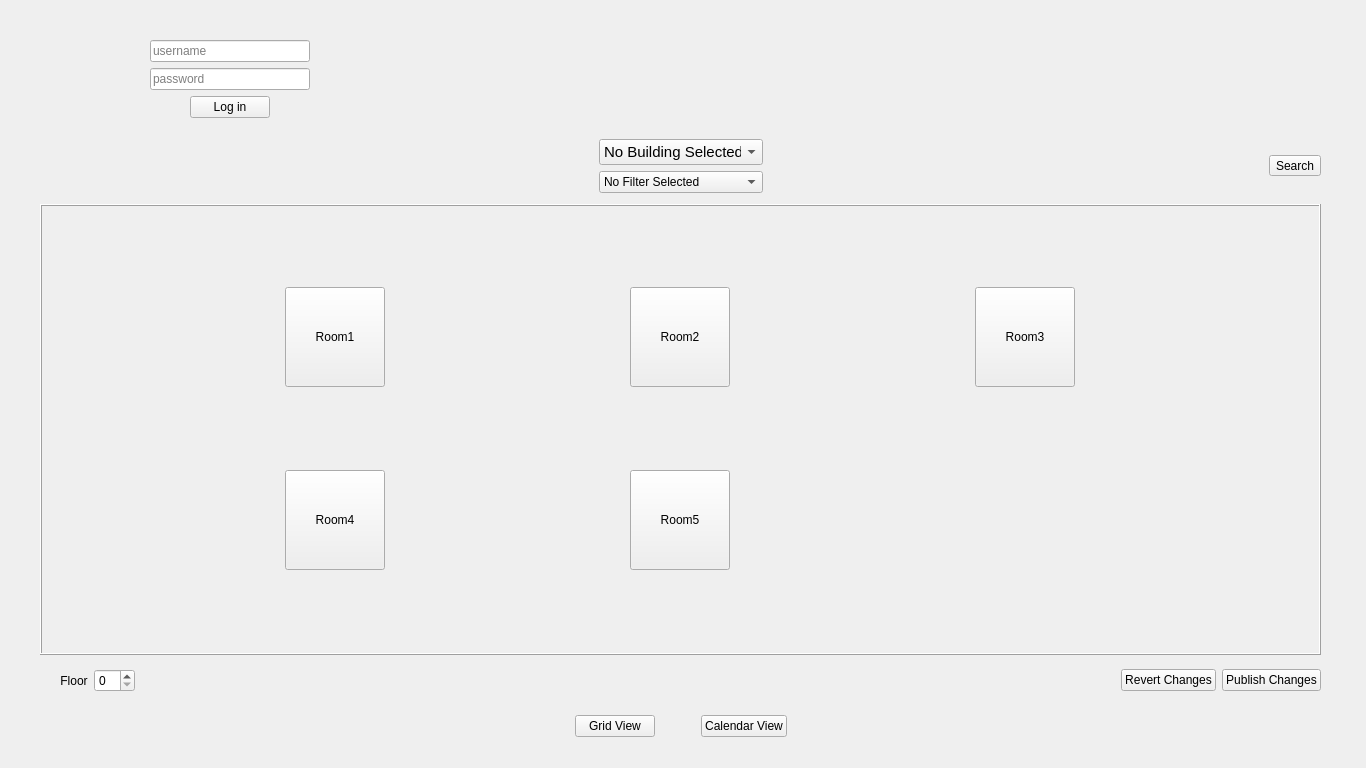
<?xml version="1.0" encoding="UTF-8"?>
<ui version="4.0">
 <class>MainWindow</class>
 <widget class="QMainWindow" name="MainWindow">
  <property name="geometry">
   <rect>
    <x>0</x>
    <y>0</y>
    <width>1366</width>
    <height>768</height>
   </rect>
  </property>
  <property name="sizePolicy">
   <sizepolicy hsizetype="Maximum" vsizetype="Maximum">
    <horstretch>0</horstretch>
    <verstretch>0</verstretch>
   </sizepolicy>
  </property>
  <property name="minimumSize">
   <size>
    <width>1366</width>
    <height>768</height>
   </size>
  </property>
  <property name="maximumSize">
   <size>
    <width>1366</width>
    <height>768</height>
   </size>
  </property>
  <property name="windowTitle">
   <string>MasterPlan</string>
  </property>
  <property name="windowIcon">
   <iconset>
    <normaloff>icons/logo.png</normaloff>icons/logo.png</iconset>
  </property>
  <property name="autoFillBackground">
   <bool>false</bool>
  </property>
  <widget class="QWidget" name="CentralWidget">
   <widget class="QStackedWidget" name="StackedWidgetMain">
    <property name="geometry">
     <rect>
      <x>0</x>
      <y>0</y>
      <width>1366</width>
      <height>768</height>
     </rect>
    </property>
    <property name="acceptDrops">
     <bool>false</bool>
    </property>
    <property name="frameShape">
     <enum>QFrame::NoFrame</enum>
    </property>
    <property name="currentIndex">
     <number>2</number>
    </property>
    <widget class="QWidget" name="HomePage">
     <widget class="QWidget" name="horizontalLayoutWidget">
      <property name="geometry">
       <rect>
        <x>0</x>
        <y>170</y>
        <width>1371</width>
        <height>333</height>
       </rect>
      </property>
      <layout class="QHBoxLayout" name="LayoutHomeHorizontal">
       <item>
        <spacer name="horizontalSpacer_3">
         <property name="orientation">
          <enum>Qt::Horizontal</enum>
         </property>
         <property name="sizeHint" stdset="0">
          <size>
           <width>40</width>
           <height>20</height>
          </size>
         </property>
        </spacer>
       </item>
       <item>
        <layout class="QVBoxLayout" name="LayoutHomeVertical">
         <item>
          <layout class="QHBoxLayout" name="LayoutLogo">
           <item>
            <spacer name="horizontalSpacer_7">
             <property name="orientation">
              <enum>Qt::Horizontal</enum>
             </property>
             <property name="sizeHint" stdset="0">
              <size>
               <width>40</width>
               <height>20</height>
              </size>
             </property>
            </spacer>
           </item>
           <item>
            <widget class="QLabel" name="LabelLogo">
             <property name="sizePolicy">
              <sizepolicy hsizetype="Fixed" vsizetype="Fixed">
               <horstretch>0</horstretch>
               <verstretch>0</verstretch>
              </sizepolicy>
             </property>
             <property name="maximumSize">
              <size>
               <width>200</width>
               <height>200</height>
              </size>
             </property>
             <property name="text">
              <string/>
             </property>
             <property name="pixmap">
              <pixmap>icons/logo.png</pixmap>
             </property>
             <property name="scaledContents">
              <bool>true</bool>
             </property>
            </widget>
           </item>
           <item>
            <spacer name="horizontalSpacer_8">
             <property name="orientation">
              <enum>Qt::Horizontal</enum>
             </property>
             <property name="sizeHint" stdset="0">
              <size>
               <width>40</width>
               <height>20</height>
              </size>
             </property>
            </spacer>
           </item>
          </layout>
         </item>
         <item>
          <widget class="QLabel" name="LabelWelcome">
           <property name="font">
            <font>
             <family>Cambria</family>
             <pointsize>28</pointsize>
             <weight>50</weight>
             <bold>false</bold>
            </font>
           </property>
           <property name="layoutDirection">
            <enum>Qt::LeftToRight</enum>
           </property>
           <property name="frameShape">
            <enum>QFrame::NoFrame</enum>
           </property>
           <property name="text">
            <string>MasterPlan</string>
           </property>
           <property name="alignment">
            <set>Qt::AlignHCenter|Qt::AlignTop</set>
           </property>
          </widget>
         </item>
         <item>
          <layout class="QHBoxLayout" name="LayoutInput">
           <item>
            <spacer name="horizontalSpacer_9">
             <property name="orientation">
              <enum>Qt::Horizontal</enum>
             </property>
             <property name="sizeHint" stdset="0">
              <size>
               <width>40</width>
               <height>20</height>
              </size>
             </property>
            </spacer>
           </item>
           <item>
            <layout class="QVBoxLayout" name="verticalLayout">
             <item>
              <spacer name="verticalSpacer_2">
               <property name="orientation">
                <enum>Qt::Vertical</enum>
               </property>
               <property name="sizeHint" stdset="0">
                <size>
                 <width>20</width>
                 <height>40</height>
                </size>
               </property>
              </spacer>
             </item>
             <item>
              <widget class="QLineEdit" name="LineOrg">
               <property name="sizePolicy">
                <sizepolicy hsizetype="Fixed" vsizetype="Fixed">
                 <horstretch>0</horstretch>
                 <verstretch>0</verstretch>
                </sizepolicy>
               </property>
               <property name="minimumSize">
                <size>
                 <width>200</width>
                 <height>25</height>
                </size>
               </property>
               <property name="placeholderText">
                <string>Enter organization</string>
               </property>
              </widget>
             </item>
             <item>
              <spacer name="verticalSpacer">
               <property name="orientation">
                <enum>Qt::Vertical</enum>
               </property>
               <property name="sizeHint" stdset="0">
                <size>
                 <width>20</width>
                 <height>40</height>
                </size>
               </property>
              </spacer>
             </item>
             <item>
              <layout class="QHBoxLayout" name="horizontalLayout">
               <item>
                <spacer name="horizontalSpacer_16">
                 <property name="orientation">
                  <enum>Qt::Horizontal</enum>
                 </property>
                 <property name="sizeHint" stdset="0">
                  <size>
                   <width>40</width>
                   <height>20</height>
                  </size>
                 </property>
                </spacer>
               </item>
               <item>
                <widget class="QPushButton" name="ButtonGo">
                 <property name="enabled">
                  <bool>true</bool>
                 </property>
                 <property name="text">
                  <string>Go</string>
                 </property>
                 <property name="checkable">
                  <bool>false</bool>
                 </property>
                </widget>
               </item>
               <item>
                <spacer name="horizontalSpacer_18">
                 <property name="orientation">
                  <enum>Qt::Horizontal</enum>
                 </property>
                 <property name="sizeHint" stdset="0">
                  <size>
                   <width>40</width>
                   <height>20</height>
                  </size>
                 </property>
                </spacer>
               </item>
              </layout>
             </item>
            </layout>
           </item>
           <item>
            <spacer name="horizontalSpacer_10">
             <property name="orientation">
              <enum>Qt::Horizontal</enum>
             </property>
             <property name="sizeHint" stdset="0">
              <size>
               <width>40</width>
               <height>20</height>
              </size>
             </property>
            </spacer>
           </item>
          </layout>
         </item>
        </layout>
       </item>
       <item>
        <spacer name="horizontalSpacer_4">
         <property name="orientation">
          <enum>Qt::Horizontal</enum>
         </property>
         <property name="sizeHint" stdset="0">
          <size>
           <width>40</width>
           <height>20</height>
          </size>
         </property>
        </spacer>
       </item>
      </layout>
     </widget>
    </widget>
    <widget class="QWidget" name="ErrorPage">
     <widget class="QLabel" name="LabelError">
      <property name="geometry">
       <rect>
        <x>450</x>
        <y>330</y>
        <width>481</width>
        <height>91</height>
       </rect>
      </property>
      <property name="font">
       <font>
        <pointsize>20</pointsize>
       </font>
      </property>
      <property name="text">
       <string>Sorry, there is no such organization. :(</string>
      </property>
     </widget>
     <widget class="QPushButton" name="ButtonGoBack">
      <property name="geometry">
       <rect>
        <x>630</x>
        <y>410</y>
        <width>75</width>
        <height>23</height>
       </rect>
      </property>
      <property name="text">
       <string>Go back</string>
      </property>
      <property name="checkable">
       <bool>false</bool>
      </property>
     </widget>
    </widget>
    <widget class="QWidget" name="UserPage">
     <widget class="QStackedWidget" name="StackedWidgetUserTypes">
      <property name="geometry">
       <rect>
        <x>150</x>
        <y>20</y>
        <width>231</width>
        <height>111</height>
       </rect>
      </property>
      <widget class="QWidget" name="GuestPage">
       <widget class="QWidget" name="verticalLayoutWidget_2">
        <property name="geometry">
         <rect>
          <x>0</x>
          <y>20</y>
          <width>201</width>
          <height>91</height>
         </rect>
        </property>
        <layout class="QVBoxLayout" name="LayoutLogIn">
         <property name="sizeConstraint">
          <enum>QLayout::SetFixedSize</enum>
         </property>
         <item>
          <widget class="QLineEdit" name="LineUser">
           <property name="inputMethodHints">
            <set>Qt::ImhHiddenText</set>
           </property>
           <property name="placeholderText">
            <string>username</string>
           </property>
          </widget>
         </item>
         <item>
          <widget class="QLineEdit" name="LinePass">
           <property name="echoMode">
            <enum>QLineEdit::Password</enum>
           </property>
           <property name="placeholderText">
            <string>password</string>
           </property>
          </widget>
         </item>
         <item>
          <layout class="QHBoxLayout" name="LayoutButton">
           <item>
            <spacer name="horizontalSpacer_11">
             <property name="orientation">
              <enum>Qt::Horizontal</enum>
             </property>
             <property name="sizeHint" stdset="0">
              <size>
               <width>40</width>
               <height>20</height>
              </size>
             </property>
            </spacer>
           </item>
           <item>
            <widget class="QPushButton" name="ButtonLogIn">
             <property name="text">
              <string>Log in</string>
             </property>
             <property name="checkable">
              <bool>false</bool>
             </property>
            </widget>
           </item>
           <item>
            <spacer name="horizontalSpacer_12">
             <property name="orientation">
              <enum>Qt::Horizontal</enum>
             </property>
             <property name="sizeHint" stdset="0">
              <size>
               <width>40</width>
               <height>20</height>
              </size>
             </property>
            </spacer>
           </item>
          </layout>
         </item>
        </layout>
       </widget>
      </widget>
      <widget class="QWidget" name="LoggedUserPage">
       <widget class="QWidget" name="verticalLayoutWidget">
        <property name="geometry">
         <rect>
          <x>0</x>
          <y>0</y>
          <width>210</width>
          <height>54</height>
         </rect>
        </property>
        <layout class="QVBoxLayout" name="LayoutLoggedIn">
         <item>
          <layout class="QHBoxLayout" name="LayoutWelcomeUser">
           <item>
            <widget class="QLabel" name="LabelWelcomeUser">
             <property name="font">
              <font>
               <pointsize>12</pointsize>
              </font>
             </property>
             <property name="text">
              <string>Welcome,</string>
             </property>
            </widget>
           </item>
           <item>
            <widget class="QLabel" name="LabelLoggedUser">
             <property name="sizePolicy">
              <sizepolicy hsizetype="Expanding" vsizetype="Preferred">
               <horstretch>0</horstretch>
               <verstretch>0</verstretch>
              </sizepolicy>
             </property>
             <property name="font">
              <font>
               <pointsize>12</pointsize>
              </font>
             </property>
             <property name="styleSheet">
              <string notr="true">color : rgb(5, 76, 181)</string>
             </property>
             <property name="text">
              <string>&lt;user name&gt;</string>
             </property>
            </widget>
           </item>
          </layout>
         </item>
         <item>
          <layout class="QHBoxLayout" name="LayoutLogOut">
           <item>
            <widget class="QPushButton" name="ButtonLogOut">
             <property name="minimumSize">
              <size>
               <width>90</width>
               <height>0</height>
              </size>
             </property>
             <property name="maximumSize">
              <size>
               <width>90</width>
               <height>16777215</height>
              </size>
             </property>
             <property name="text">
              <string>Log out</string>
             </property>
             <property name="checkable">
              <bool>false</bool>
             </property>
            </widget>
           </item>
           <item>
            <spacer name="horizontalSpacer_2">
             <property name="orientation">
              <enum>Qt::Horizontal</enum>
             </property>
             <property name="sizeHint" stdset="0">
              <size>
               <width>40</width>
               <height>20</height>
              </size>
             </property>
            </spacer>
           </item>
          </layout>
         </item>
        </layout>
       </widget>
       <widget class="QToolButton" name="ButtonMessages">
        <property name="geometry">
         <rect>
          <x>0</x>
          <y>60</y>
          <width>41</width>
          <height>41</height>
         </rect>
        </property>
        <property name="text">
         <string>Messages</string>
        </property>
        <property name="icon">
         <iconset>
          <normaloff>icons/message.png</normaloff>icons/message.png</iconset>
        </property>
        <property name="iconSize">
         <size>
          <width>30</width>
          <height>30</height>
         </size>
        </property>
        <property name="checkable">
         <bool>false</bool>
        </property>
       </widget>
       <widget class="QToolButton" name="ButtonEdit">
        <property name="geometry">
         <rect>
          <x>50</x>
          <y>60</y>
          <width>41</width>
          <height>41</height>
         </rect>
        </property>
        <property name="text">
         <string>Search</string>
        </property>
        <property name="icon">
         <iconset>
          <normaloff>icons/edit.png</normaloff>icons/edit.png</iconset>
        </property>
        <property name="iconSize">
         <size>
          <width>30</width>
          <height>30</height>
         </size>
        </property>
        <property name="checkable">
         <bool>false</bool>
        </property>
       </widget>
      </widget>
     </widget>
     <widget class="QLabel" name="LabelLogo_2">
      <property name="geometry">
       <rect>
        <x>30</x>
        <y>20</y>
        <width>111</width>
        <height>111</height>
       </rect>
      </property>
      <property name="sizePolicy">
       <sizepolicy hsizetype="Fixed" vsizetype="Fixed">
        <horstretch>0</horstretch>
        <verstretch>0</verstretch>
       </sizepolicy>
      </property>
      <property name="maximumSize">
       <size>
        <width>200</width>
        <height>200</height>
       </size>
      </property>
      <property name="text">
       <string/>
      </property>
      <property name="pixmap">
       <pixmap>icons/logo.png</pixmap>
      </property>
      <property name="scaledContents">
       <bool>true</bool>
      </property>
     </widget>
     <widget class="QWidget" name="formLayoutWidget">
      <property name="geometry">
       <rect>
        <x>40</x>
        <y>134</y>
        <width>1281</width>
        <height>611</height>
       </rect>
      </property>
      <layout class="QGridLayout" name="LayoutMainView">
       <item row="3" column="0">
        <layout class="QHBoxLayout" name="LayoutSelectView">
         <property name="sizeConstraint">
          <enum>QLayout::SetFixedSize</enum>
         </property>
         <item>
          <spacer name="horizontalSpacer_13">
           <property name="orientation">
            <enum>Qt::Horizontal</enum>
           </property>
           <property name="sizeHint" stdset="0">
            <size>
             <width>40</width>
             <height>20</height>
            </size>
           </property>
          </spacer>
         </item>
         <item>
          <layout class="QHBoxLayout" name="LayoutButtons">
           <property name="sizeConstraint">
            <enum>QLayout::SetFixedSize</enum>
           </property>
           <item>
            <widget class="QPushButton" name="ButtonGrid">
             <property name="text">
              <string>Grid View</string>
             </property>
             <property name="checkable">
              <bool>true</bool>
             </property>
             <property name="checked">
              <bool>false</bool>
             </property>
             <property name="autoExclusive">
              <bool>true</bool>
             </property>
            </widget>
           </item>
           <item>
            <spacer name="horizontalSpacer">
             <property name="orientation">
              <enum>Qt::Horizontal</enum>
             </property>
             <property name="sizeType">
              <enum>QSizePolicy::Fixed</enum>
             </property>
             <property name="sizeHint" stdset="0">
              <size>
               <width>40</width>
               <height>20</height>
              </size>
             </property>
            </spacer>
           </item>
           <item>
            <widget class="QPushButton" name="ButtonCalendar">
             <property name="text">
              <string>Calendar View</string>
             </property>
             <property name="checkable">
              <bool>true</bool>
             </property>
             <property name="autoExclusive">
              <bool>true</bool>
             </property>
            </widget>
           </item>
          </layout>
         </item>
         <item>
          <spacer name="horizontalSpacer_14">
           <property name="orientation">
            <enum>Qt::Horizontal</enum>
           </property>
           <property name="sizeHint" stdset="0">
            <size>
             <width>40</width>
             <height>20</height>
            </size>
           </property>
          </spacer>
         </item>
        </layout>
       </item>
       <item row="2" column="0">
        <widget class="QStackedWidget" name="MainView">
         <property name="sizePolicy">
          <sizepolicy hsizetype="Preferred" vsizetype="Preferred">
           <horstretch>0</horstretch>
           <verstretch>0</verstretch>
          </sizepolicy>
         </property>
         <property name="minimumSize">
          <size>
           <width>500</width>
           <height>500</height>
          </size>
         </property>
         <property name="maximumSize">
          <size>
           <width>2000</width>
           <height>500</height>
          </size>
         </property>
         <property name="frameShape">
          <enum>QFrame::NoFrame</enum>
         </property>
         <widget class="QWidget" name="GridView">
          <widget class="QWidget" name="horizontalLayoutWidget_5">
           <property name="geometry">
            <rect>
             <x>0</x>
             <y>456</y>
             <width>1281</width>
             <height>41</height>
            </rect>
           </property>
           <layout class="QHBoxLayout" name="LayoutGridToolbar">
            <item>
             <spacer name="horizontalSpacer_19">
              <property name="orientation">
               <enum>Qt::Horizontal</enum>
              </property>
              <property name="sizeType">
               <enum>QSizePolicy::Fixed</enum>
              </property>
              <property name="sizeHint" stdset="0">
               <size>
                <width>20</width>
                <height>20</height>
               </size>
              </property>
             </spacer>
            </item>
            <item>
             <widget class="QLabel" name="LabelFloor">
              <property name="minimumSize">
               <size>
                <width>0</width>
                <height>25</height>
               </size>
              </property>
              <property name="maximumSize">
               <size>
                <width>16777215</width>
                <height>25</height>
               </size>
              </property>
              <property name="text">
               <string>Floor</string>
              </property>
              <property name="alignment">
               <set>Qt::AlignCenter</set>
              </property>
             </widget>
            </item>
            <item>
             <widget class="QSpinBox" name="SpinBoxFloor"/>
            </item>
            <item>
             <spacer name="horizontalSpacer_15">
              <property name="orientation">
               <enum>Qt::Horizontal</enum>
              </property>
              <property name="sizeType">
               <enum>QSizePolicy::Expanding</enum>
              </property>
              <property name="sizeHint" stdset="0">
               <size>
                <width>243</width>
                <height>18</height>
               </size>
              </property>
             </spacer>
            </item>
            <item>
             <widget class="QPushButton" name="ButtonGridRevert">
              <property name="text">
               <string>Revert Changes</string>
              </property>
              <property name="checkable">
               <bool>false</bool>
              </property>
              <property name="autoRepeat">
               <bool>false</bool>
              </property>
             </widget>
            </item>
            <item>
             <widget class="QPushButton" name="ButtonGridPublish">
              <property name="text">
               <string>Publish Changes</string>
              </property>
              <property name="checkable">
               <bool>false</bool>
              </property>
             </widget>
            </item>
           </layout>
          </widget>
          <widget class="QFrame" name="FrameGrid">
           <property name="geometry">
            <rect>
             <x>0</x>
             <y>0</y>
             <width>1281</width>
             <height>451</height>
            </rect>
           </property>
           <property name="styleSheet">
            <string notr="true"/>
           </property>
           <property name="frameShape">
            <enum>QFrame::Box</enum>
           </property>
           <property name="frameShadow">
            <enum>QFrame::Raised</enum>
           </property>
           <widget class="QWidget" name="gridLayoutWidget">
            <property name="geometry">
             <rect>
              <x>0</x>
              <y>0</y>
              <width>1281</width>
              <height>451</height>
             </rect>
            </property>
            <layout class="QGridLayout" name="Grid">
             <property name="spacing">
              <number>0</number>
             </property>
             <item row="0" column="0">
              <widget class="QPushButton" name="pushButton">
               <property name="sizePolicy">
                <sizepolicy hsizetype="Fixed" vsizetype="Fixed">
                 <horstretch>0</horstretch>
                 <verstretch>0</verstretch>
                </sizepolicy>
               </property>
               <property name="minimumSize">
                <size>
                 <width>100</width>
                 <height>100</height>
                </size>
               </property>
               <property name="maximumSize">
                <size>
                 <width>100</width>
                 <height>100</height>
                </size>
               </property>
               <property name="text">
                <string>Room1</string>
               </property>
              </widget>
             </item>
             <item row="0" column="2">
              <widget class="QPushButton" name="pushButton_3">
               <property name="sizePolicy">
                <sizepolicy hsizetype="Fixed" vsizetype="Fixed">
                 <horstretch>0</horstretch>
                 <verstretch>0</verstretch>
                </sizepolicy>
               </property>
               <property name="minimumSize">
                <size>
                 <width>100</width>
                 <height>100</height>
                </size>
               </property>
               <property name="maximumSize">
                <size>
                 <width>100</width>
                 <height>100</height>
                </size>
               </property>
               <property name="text">
                <string>Room3</string>
               </property>
              </widget>
             </item>
             <item row="0" column="1">
              <widget class="QPushButton" name="pushButton_2">
               <property name="sizePolicy">
                <sizepolicy hsizetype="Fixed" vsizetype="Fixed">
                 <horstretch>0</horstretch>
                 <verstretch>0</verstretch>
                </sizepolicy>
               </property>
               <property name="minimumSize">
                <size>
                 <width>100</width>
                 <height>100</height>
                </size>
               </property>
               <property name="maximumSize">
                <size>
                 <width>100</width>
                 <height>100</height>
                </size>
               </property>
               <property name="text">
                <string>Room2</string>
               </property>
              </widget>
             </item>
             <item row="1" column="0">
              <widget class="QPushButton" name="pushButton_4">
               <property name="sizePolicy">
                <sizepolicy hsizetype="Fixed" vsizetype="Fixed">
                 <horstretch>0</horstretch>
                 <verstretch>0</verstretch>
                </sizepolicy>
               </property>
               <property name="minimumSize">
                <size>
                 <width>100</width>
                 <height>100</height>
                </size>
               </property>
               <property name="maximumSize">
                <size>
                 <width>100</width>
                 <height>100</height>
                </size>
               </property>
               <property name="text">
                <string>Room4</string>
               </property>
              </widget>
             </item>
             <item row="1" column="1">
              <widget class="QPushButton" name="pushButton_5">
               <property name="sizePolicy">
                <sizepolicy hsizetype="Fixed" vsizetype="Fixed">
                 <horstretch>0</horstretch>
                 <verstretch>0</verstretch>
                </sizepolicy>
               </property>
               <property name="minimumSize">
                <size>
                 <width>100</width>
                 <height>100</height>
                </size>
               </property>
               <property name="maximumSize">
                <size>
                 <width>100</width>
                 <height>100</height>
                </size>
               </property>
               <property name="text">
                <string>Room5</string>
               </property>
              </widget>
             </item>
            </layout>
           </widget>
          </widget>
         </widget>
         <widget class="QWidget" name="CalendarView">
          <widget class="QWidget" name="horizontalLayoutWidget_6">
           <property name="geometry">
            <rect>
             <x>0</x>
             <y>456</y>
             <width>1281</width>
             <height>41</height>
            </rect>
           </property>
           <layout class="QHBoxLayout" name="LayoutCalToolbar">
            <item>
             <spacer name="horizontalSpacer_17">
              <property name="orientation">
               <enum>Qt::Horizontal</enum>
              </property>
              <property name="sizeType">
               <enum>QSizePolicy::Expanding</enum>
              </property>
              <property name="sizeHint" stdset="0">
               <size>
                <width>243</width>
                <height>18</height>
               </size>
              </property>
             </spacer>
            </item>
            <item>
             <widget class="QPushButton" name="ButtonCalPublish">
              <property name="text">
               <string>Publish Changes</string>
              </property>
              <property name="checkable">
               <bool>false</bool>
              </property>
              <property name="checked">
               <bool>false</bool>
              </property>
              <property name="autoRepeat">
               <bool>false</bool>
              </property>
             </widget>
            </item>
            <item>
             <widget class="QPushButton" name="ButtonCalRevert">
              <property name="text">
               <string>Revert Changes</string>
              </property>
              <property name="checkable">
               <bool>false</bool>
              </property>
             </widget>
            </item>
            <item>
             <widget class="QToolButton" name="ButtonDownload">
              <property name="sizePolicy">
               <sizepolicy hsizetype="Fixed" vsizetype="Fixed">
                <horstretch>41</horstretch>
                <verstretch>41</verstretch>
               </sizepolicy>
              </property>
              <property name="text">
               <string>...</string>
              </property>
              <property name="icon">
               <iconset>
                <normaloff>icons/download.png</normaloff>icons/download.png</iconset>
              </property>
              <property name="iconSize">
               <size>
                <width>30</width>
                <height>30</height>
               </size>
              </property>
              <property name="checkable">
               <bool>true</bool>
              </property>
             </widget>
            </item>
           </layout>
          </widget>
          <widget class="QFrame" name="FrameCalendar">
           <property name="geometry">
            <rect>
             <x>0</x>
             <y>0</y>
             <width>1281</width>
             <height>451</height>
            </rect>
           </property>
           <property name="styleSheet">
            <string notr="true"/>
           </property>
           <property name="frameShape">
            <enum>QFrame::Box</enum>
           </property>
           <property name="frameShadow">
            <enum>QFrame::Raised</enum>
           </property>
           <widget class="QWidget" name="horizontalLayoutWidget_7">
            <property name="geometry">
             <rect>
              <x>10</x>
              <y>10</y>
              <width>1261</width>
              <height>431</height>
             </rect>
            </property>
            <layout class="QHBoxLayout" name="LayoutCalendar">
             <item>
              <widget class="QCalendarWidget" name="Calendar">
               <property name="locale">
                <locale language="English" country="UnitedStates"/>
               </property>
               <property name="maximumDate">
                <date>
                 <year>9999</year>
                 <month>12</month>
                 <day>30</day>
                </date>
               </property>
               <property name="gridVisible">
                <bool>false</bool>
               </property>
              </widget>
             </item>
             <item>
              <widget class="QListWidget" name="ListWidgetEvents">
               <property name="sizePolicy">
                <sizepolicy hsizetype="Fixed" vsizetype="Expanding">
                 <horstretch>0</horstretch>
                 <verstretch>0</verstretch>
                </sizepolicy>
               </property>
               <property name="minimumSize">
                <size>
                 <width>300</width>
                 <height>0</height>
                </size>
               </property>
               <property name="maximumSize">
                <size>
                 <width>300</width>
                 <height>16777215</height>
                </size>
               </property>
               <property name="font">
                <font>
                 <kerning>true</kerning>
                </font>
               </property>
               <property name="frameShape">
                <enum>QFrame::NoFrame</enum>
               </property>
               <property name="alternatingRowColors">
                <bool>true</bool>
               </property>
               <item>
                <property name="text">
                 <string>Event 1 today</string>
                </property>
               </item>
               <item>
                <property name="text">
                 <string>Event 2 today</string>
                </property>
               </item>
              </widget>
             </item>
            </layout>
           </widget>
          </widget>
         </widget>
        </widget>
       </item>
       <item row="1" column="0">
        <layout class="QHBoxLayout" name="LayoutToolbar">
         <item>
          <spacer name="horizontalSpacer_5">
           <property name="orientation">
            <enum>Qt::Horizontal</enum>
           </property>
           <property name="sizeHint" stdset="0">
            <size>
             <width>40</width>
             <height>20</height>
            </size>
           </property>
          </spacer>
         </item>
         <item>
          <layout class="QVBoxLayout" name="LayoutComboBoxVertical">
           <item>
            <widget class="QComboBox" name="ComboBoxBuildings">
             <property name="font">
              <font>
               <pointsize>11</pointsize>
               <italic>false</italic>
               <strikeout>false</strikeout>
              </font>
             </property>
             <property name="frame">
              <bool>true</bool>
             </property>
             <item>
              <property name="text">
               <string>No Building Selected</string>
              </property>
             </item>
             <item>
              <property name="text">
               <string>Building 1</string>
              </property>
             </item>
             <item>
              <property name="text">
               <string>Building 2</string>
              </property>
             </item>
             <item>
              <property name="text">
               <string>Building 3</string>
              </property>
             </item>
            </widget>
           </item>
           <item>
            <widget class="QComboBox" name="ComboBoxFilters">
             <property name="frame">
              <bool>true</bool>
             </property>
             <item>
              <property name="text">
               <string>No Filter Selected</string>
              </property>
             </item>
             <item>
              <property name="text">
               <string>Filter 1</string>
              </property>
             </item>
             <item>
              <property name="text">
               <string>Filter 2</string>
              </property>
             </item>
             <item>
              <property name="text">
               <string>Filter 3</string>
              </property>
             </item>
            </widget>
           </item>
          </layout>
         </item>
         <item>
          <spacer name="horizontalSpacer_6">
           <property name="orientation">
            <enum>Qt::Horizontal</enum>
           </property>
           <property name="sizeType">
            <enum>QSizePolicy::Fixed</enum>
           </property>
           <property name="sizeHint" stdset="0">
            <size>
             <width>500</width>
             <height>20</height>
            </size>
           </property>
          </spacer>
         </item>
         <item>
          <widget class="QToolButton" name="ButtonSearch">
           <property name="text">
            <string>Search</string>
           </property>
           <property name="icon">
            <iconset>
             <normaloff>icons/search.png</normaloff>icons/search.png</iconset>
           </property>
           <property name="iconSize">
            <size>
             <width>30</width>
             <height>30</height>
            </size>
           </property>
           <property name="checkable">
            <bool>false</bool>
           </property>
          </widget>
         </item>
        </layout>
       </item>
      </layout>
     </widget>
    </widget>
   </widget>
  </widget>
 </widget>
 <resources/>
 <connections/>
</ui>
